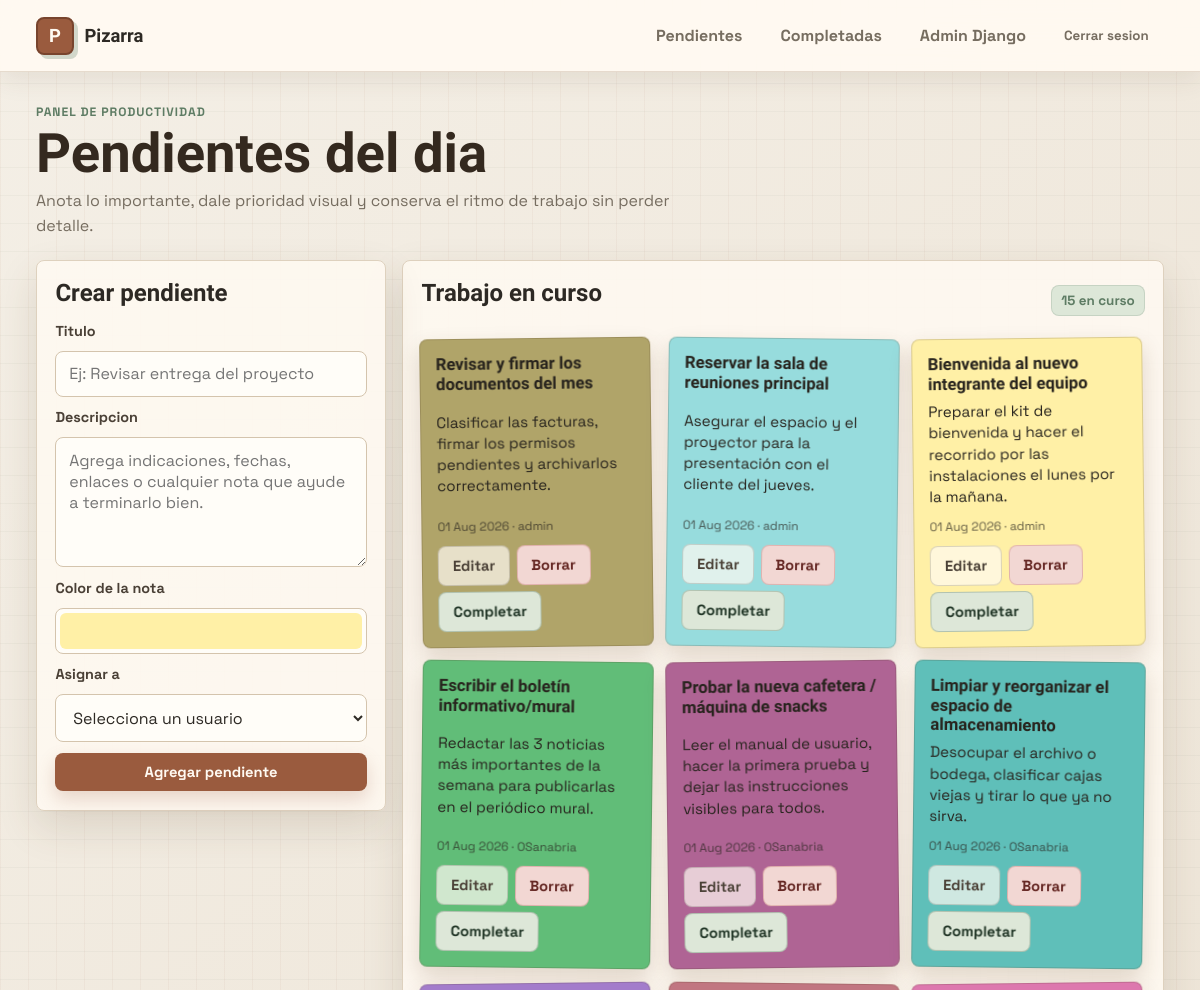
The app's page / (signed in, upper part), older data.
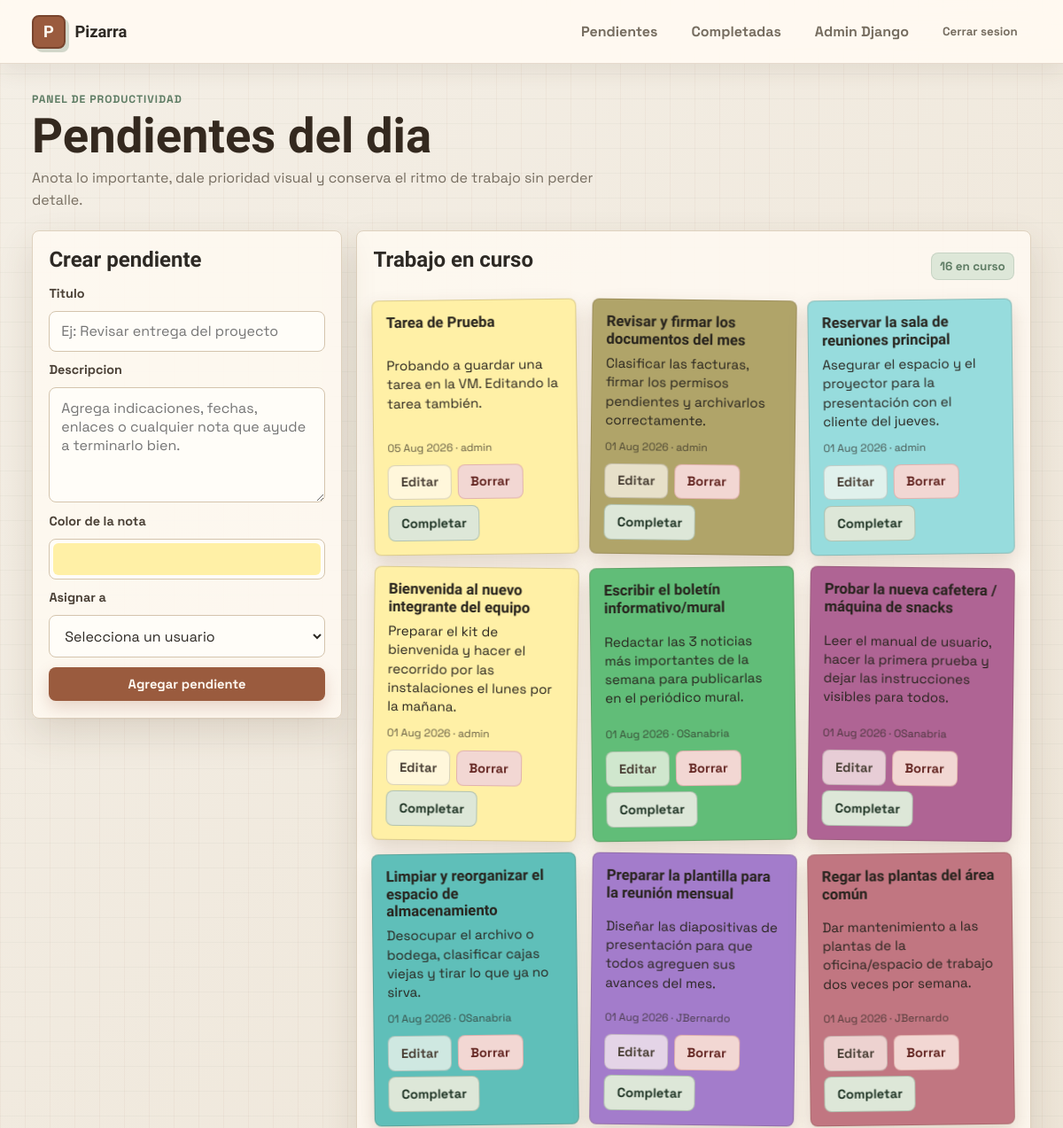
The same page, newer data.
### tareas/models.py (models this page shows, shortened)
class PostIt(models.Model):
	COLORES_CHOICES = [
		('#fff740', 'Amarillo'),
		('#ff7eb9', 'Rosa'),
		('#7afcff', 'Azul'),
		('#98ff98', 'Verde'),
	]
	titulo = models.CharField(max_length=100)
	contenido = models.TextField(blank=True)
	color = models.CharField(max_length=7, choices=COLORES_CHOICES, default='#fff740')
	creado_el = models.DateTimeField(auto_now_add=True)
	completada = models.BooleanField(default=False)
	asignado_a = models.ForeignKey(User, on_delete=models.CASCADE, related_name='postits')

### tareas/views.py (the view, shortened to what this page needs)
# urls.py: path('', views.pizarra, name='pizarra'),
@login_required
def pizarra(request):
	postits_pendientes = _postits_pendientes(request.user)
	usuarios = _usuarios_disponibles() if request.user.is_superuser else []
	return render(request, 'pizarra.html', {'postits': postits_pendientes, 'usuarios': usuarios})

### tareas/views.py (called while the page is built)
def _usuarios_disponibles():
	return User.objects.order_by('username')

def _postits_visibles(user):
	queryset = PostIt.objects.all()
	if not user.is_superuser:
		queryset = queryset.filter(asignado_a=user)
	return queryset

def _postits_pendientes(user):
	return _postits_visibles(user).filter(completada=False).order_by('-creado_el')

### tareas/templates/pizarra.html (shortened to what this page needs)
{% extends 'base.html' %}
{% block hero_title %}Pendientes del dia{% endblock %}
{% block hero_subtitle %}Anota lo importante, dale prioridad visual y conserva el ritmo de trabajo sin perder detalle.{% endblock %}
{% block content %}
<section class="layout-grid">
    {% if user.is_superuser %}
    <article class="panel form-panel">
        <h2>Crear pendiente</h2>
        <form method="POST" class="task-form">
            <label for="titulo">Titulo</label>
            <input type="text" id="titulo" name="titulo" required placeholder="Ej: Revisar entrega del proyecto">
            <label for="contenido">Descripcion</label>
            <textarea id="contenido" name="contenido" rows="5" placeholder="Agrega indicaciones, fechas, enlaces o cualquier nota que ayude a terminarlo bien."></textarea>
            <label for="color">Color de la nota</label>
            <div class="color-picker-wrap">
                <input type="color" id="color" name="color" value="#fff0a6" aria-label="Elegir color de la nota">
            </div>
            <label for="asignado_a">Asignar a</label>
            <select id="asignado_a" name="asignado_a" required>
                <option value="" selected disabled>Selecciona un usuario</option>
            </select>
            <button type="submit" class="btn btn-primary">Agregar pendiente</button>
        </form>
    </article>
    {% endif %}
    <section class="panel notes-panel">
        <div class="panel-head">
            <h2>Trabajo en curso</h2>
            <span class="counter">{{ postits|length }} en curso</span>
        </div>
        <div class="notes-grid">
            {% for nota in postits %}
            <article class="post-it" style="--note-bg: {{ nota.color }};">
                <h3>{{ nota.titulo }}</h3>
                <p>{{ nota.contenido|default:'Sin detalles por ahora.' }}</p>
                <footer>
                    <div class="post-meta">
                        {{ nota.creado_el|date:"d M Y" }}
                        <span>· {{ nota.asignado_a.get_username }}</span>
                    </div>
                    <div class="post-actions">
                        {% if user.is_superuser %}
                        <a href="{% url 'editar_tarea' nota.id %}" class="btn btn-soft">Editar</a>
                        <a href="{% url 'eliminar_tarea' nota.id %}" class="btn btn-danger" onclick="return confirm('¿Seguro que deseas eliminar esta tarea?');">Borrar</a>
                        {% endif %}
                        <a href="{% url 'completar_tarea' nota.id %}" class="btn btn-success">Completar</a>
                    </div>
                </footer>
            </article>
            {% empty %}
            <div class="empty-state">
                <p>Tu pizarra esta limpia. Agrega el proximo pendiente cuando estes listo.</p>
            </div>
            {% endfor %}
        </div>
    </section>
</section>
{% endblock %}

Row changes from the older to the newer data that the page shows:
added PostIt: titulo "Tarea de Prueba", contenido "Probando a guardar una tarea en la VM. Editando la tarea también.", creado_el "05 Aug 2026", asignado_a.get_username "admin", shows "Editar"
now on this page (row unchanged): PostIt: titulo "Preparar la plantilla para la reunión mensual", contenido "Diseñar las diapositivas de presentación para que todos agreguen sus avances del mes.", creado_el "01 Aug 2026", asignado_a.get_username "JBernardo", shows "Editar", color "#a37ccb" (drawn)
now on this page (row unchanged): PostIt: titulo "Regar las plantas del área común", contenido "Dar mantenimiento a las plantas de la oficina/espacio de trabajo dos veces por semana.", creado_el "01 Aug 2026", asignado_a.get_username "JBernardo", shows "Editar", color "#c17681" (drawn)
Text that changed along with them:
{{ postits|length }}: "15" → "16"
